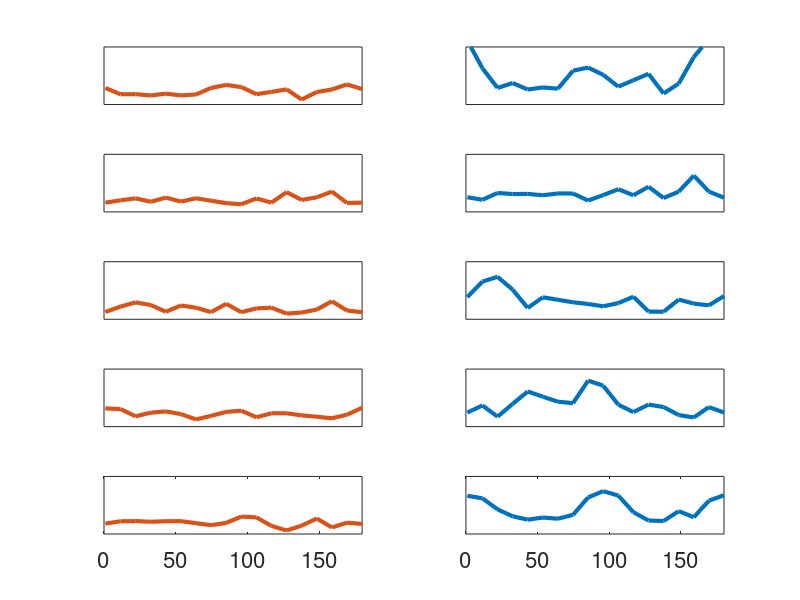

MATLAB code for this plot:
function plotTuningCurves()
    load('gsm_tc_newlearn1.mat')
    tc_early = tuningCurves;
    load('gsm_tc_newlearn19.mat')
    tc_late = tuningCurves;
    
    %to_plot = [1 2 3 4 5];    
    %to_plot = chooseKfromN(10,size(tc_early,1));
    to_plot = [5 111 28 144 241];
    nPlot = length(to_plot);
    ymax = 0;
    for i=1:nPlot
        subplot(nPlot,2,(i-1)*2+1);
        plot(linspace(1,180,18),tc_early(to_plot(i),:));        
        hold on;
        plot(linspace(1,180,18),tc_early(to_plot(i),:),'LineWidth',3);
        hold off;
        xlim([0,180]);
        yl = ylim();
        if yl(2) > ymax
            ymax = yl(2);
        end
        set(gca,'FontSize',16,'Ytick',[]);
        if i<nPlot
            set(gca,'Xtick',[]);
        end
            
        subplot(nPlot,2,i*2);
        plot(linspace(1,180,18),tc_late(to_plot(i),:),'LineWidth',3);
        xlim([0,180]);
        yl = ylim();
        if yl(2) > ymax
            ymax = yl(2);
        end
        set(gca,'FontSize',16,'Ytick',[]);
        if i<nPlot
            set(gca,'Xtick',[]);
        end
    end
    ymax = 6;
    for i=1:nPlot
        subplot(nPlot,2,(i-1)*2+1);
        ylim([0 ymax]);
        subplot(nPlot,2,i*2);
        ylim([0 ymax]);
    end
end